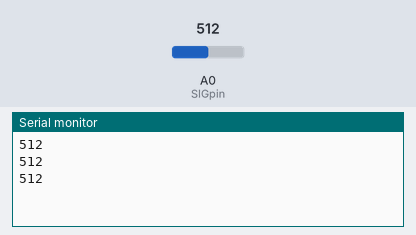
This sketch was run on a simulated Arduino Uno, built with avr-gcc and run on an emulated ATmega328P. Shown: the last lines printed to the serial monitor. The test bench sets the inputs (shaded band); at power-on: A0 (SIGpin) = 512.

Above: at 1.6 s.
1.7 s: A0 (SIGpin) set to 716
At 2.26 s:
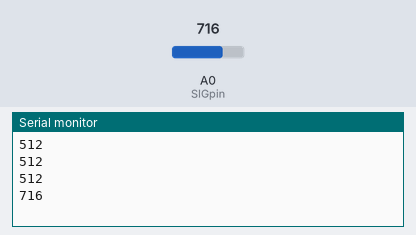
4.7 s: A0 (SIGpin) set to 900
At 5.06 s:
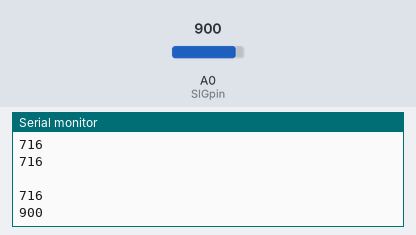
Timing chart, 0 to 7.7 s (numbered marks = the images above; inputs shaded):
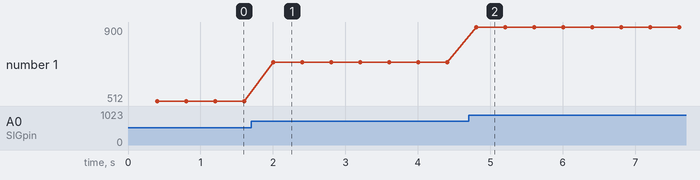

Measured:
- after the input at 1.7 s, the serial monitor: prints a new line after 0.30 s (image 1)
- after the input at 4.7 s, the serial monitor: prints a new line after 0.10 s (image 2)
- plotted number 1: 512 → 716 after the input at 1.7 s, 716 → 900 after the input at 4.7 s

The sketch:

analog_demux_test_code.ino
```cpp
#define s0 2
#define s1 6
#define s2 7
#define s3 10
#define SIGpin 0

byte controlPin[]={s0,s1,s2,s3};

bool muxChannel[16][4]={
    {0,0,0,0}, //channel 0
    {1,0,0,0}, //channel 1
    {0,1,0,0}, //channel 2
    {1,1,0,0}, //channel 3
    {0,0,1,0}, //channel 4
    {1,0,1,0}, //channel 5
    {0,1,1,0}, //channel 6
    {1,1,1,0}, //channel 7
    {0,0,0,1}, //channel 8
    {1,0,0,1}, //channel 9
    {0,1,0,1}, //channel 10
    {1,1,0,1}, //channel 11
    {0,0,1,1}, //channel 12
    {1,0,1,1}, //channel 13
    {0,1,1,1}, //channel 14
    {1,1,1,1}  //channel 15
  };
void setup() {
  // put your setup code here, to run once:
  pinMode(s0,OUTPUT);
  pinMode(s1,OUTPUT);
  pinMode(s2,OUTPUT);
  pinMode(s3,OUTPUT);

  digitalWrite(s0, LOW);
  digitalWrite(s1, LOW);
  digitalWrite(s2, LOW);
  digitalWrite(s3, LOW);

  Serial.begin(9600);
}

void loop() {
  // put your main code here, to run repeatedly:
  for(int j = 0; j < 5 ; j++) {
    for(int i = 0; i < 4; i++){
      digitalWrite(controlPin[i], muxChannel[j][i]);
      delay(100);
    }
    //read the value at the SIG pin
    Serial.println(analogRead(SIGpin));
  }
  Serial.println(' ');
}
```
